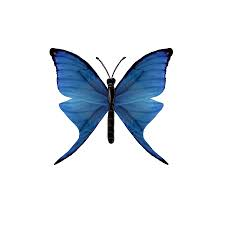
#> input picture 03_image_processing/homework/blending/im3.jpg, 225 x 225 px, given in place of forest.jpg, which was not available
$ jupyter execute --allow-errors seminar_3.ipynb   (shell and % lines are left out)   (older library calls are emulated)   (text cells are left out)
#> lines starting #> are read from the running program, lines starting #| are printed output that depends on the picture; pictures that were not available may be replaced by others from this repository, and a replacement may not be noted
[cell 1]
import numpy as np
import cv2
import skimage.exposure
import skimage.io
import matplotlib.pyplot as plt
from pathlib import Path

plt.style.use('seaborn')

[cell 2]
# вспомогательная функция
def plot_transform_result(src_image, transform_image, is_gray=False):
    """
    Отрисовать с помощью plt исходное изображение и его преобразование.

    :param src_image: np.ndarray: исходное изображение
    :param transform_image: np.ndarray: преобразованное изображение
    :param is_gray: bool: флаг для отображения ЧБ изображений
    :return: None
    """
    plt.figure(figsize=(6.4 * 2, 4.8 * 2), constrained_layout=True)

    cmap = 'gray' if is_gray else None

    plt.subplot(121)
    plt.imshow(src_image, cmap=cmap)
    plt.axis('off'), plt.title('Исходное изображение')

    plt.subplot(122)
    plt.imshow(transform_image, cmap=cmap)
    plt.axis('off'), plt.title('Результат преобразования')

    plt.show()

[cell 3]
image = cv2.imread('img/forest.jpg')
#> image is the input picture: shape (225, 225, 3); mean B, G, R 236.4, 230, 224.2
h, w, _ = image.shape
#> h = 225; w = 225
image = cv2.resize(image.copy(), (w // 2, h // 2))
#> image: shape (112, 112, 3)
image = cv2.cvtColor(image.copy(), cv2.COLOR_BGR2RGB)

# grayscale
gray = cv2.cvtColor(image.copy(), cv2.COLOR_RGB2GRAY)
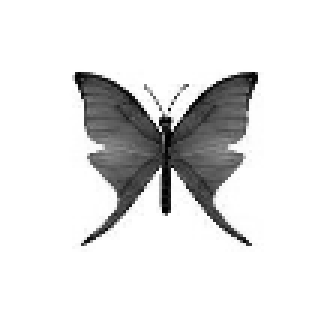
#> gray: shape (112, 112) (shown 3 times larger); min 0, max 255, mean 229

[cell 4]
image.shape, h, w
#> Out = ((112, 112, 3), 225, 225)

[cell 5]
# получим гистограмму
# ravel() - разворачивает массив в список
hist = cv2.calcHist([gray.ravel()], [0], None, [256], [0, 256])
#> hist = 256 values, max 9558 at index 255, min 0 at index 137, mean 49

[cell 6]
plt.figure(figsize=(6.4 * 1.2, 4.8 * 2), constrained_layout=True)

plt.subplot(211)
plt.imshow(gray, cmap='gray'),
plt.axis('off'), plt.title('Исходное изображение')

plt.subplot(212)
plt.plot(hist)
plt.title('Гистограмма по освещенности')

plt.show()
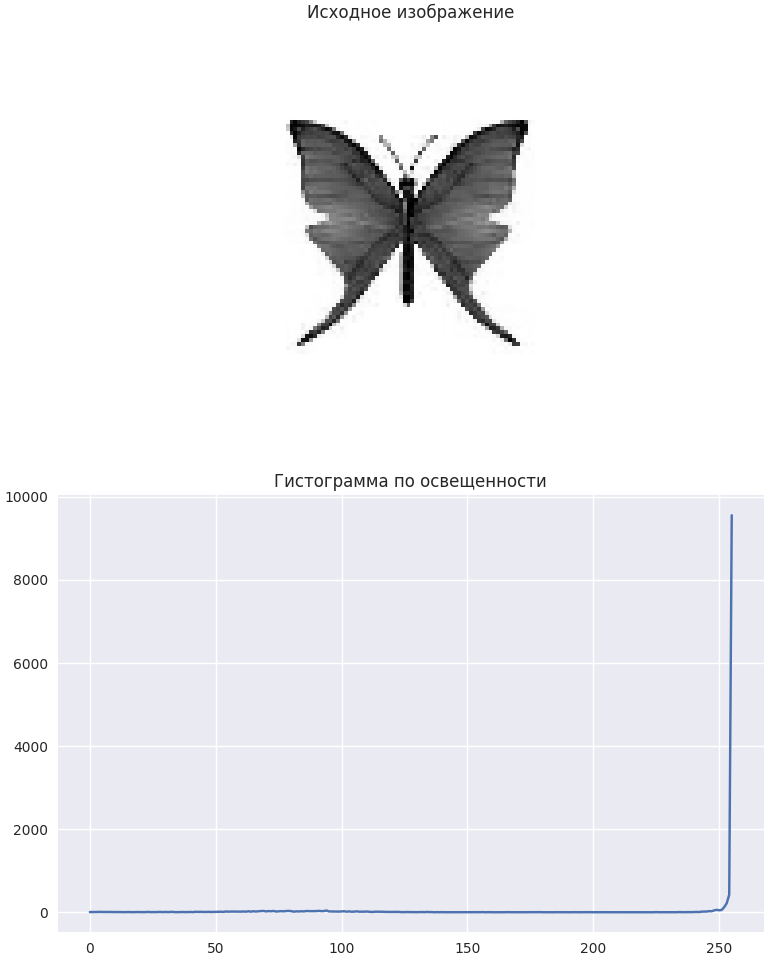
#> figure drawn by matplotlib, 2 panels; panel 2: curve peaks at x = 255, y = 9558

[cell 7]
hist_np, bins = np.histogram(gray.ravel(), 256, [0,256])
#> hist_np has the same summary as hist; bins = 257 values from 0 to 256

[cell 8]
plt.figure(figsize=(6.4 * 1.2, 4.8 * 2), constrained_layout=True)

plt.subplot(211)
plt.plot(hist)
plt.title('Гистограмма по освещенности (cv2)')

plt.subplot(212)
plt.plot(hist_np)
plt.title('Гистограмма по освещенности (numpy)')

plt.show()
#> figure, not shown here; panel 1: curve peaks at x = 255, y = 9558; panel 2: curve peaks at x = 255, y = 9558

[cell 9]
# Визуализируем сразу 3 канала цвета

plt.figure(figsize=(6.4 * 1.2, 4.8 * 2), constrained_layout=True)

plt.subplot(211)
plt.imshow(image)
plt.title('Исходное изображение'), plt.axis('off')

color = ('r', 'g', 'b')
plt.subplot(212)

for i, col in enumerate(color):
    hist, bins = np.histogram(image[..., i].ravel(), 256, [0, 256])
    norm_const = image.shape[0] * image.shape[1]
    plt.plot(hist / norm_const, color=col, label=f'{col} channel')

plt.title('Гистограмма по освещенности')
plt.legend()

plt.show()
#> figure, not shown here; panel 2: curve peaks at x = 255, y = 0.783; panel 2: curve peaks at x = 255, y = 0.784; panel 2: curve peaks at x = 255, y = 0.782

[cell 10]
# grayscale
gray = cv2.cvtColor(image.copy(), cv2.COLOR_RGB2GRAY)

# создадим маску
mask = np.zeros(image.shape[:2], np.uint8)
mask[50:, 600:850] = 1

plt.imshow(mask, cmap='gray')
plt.show()
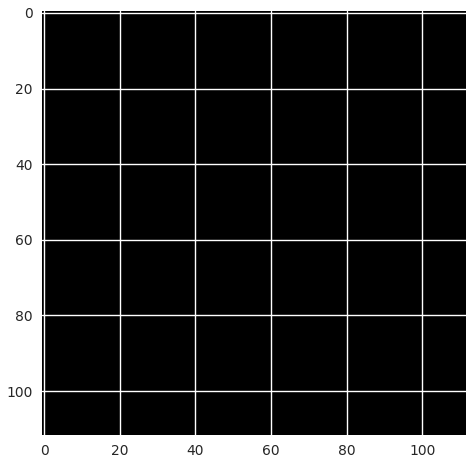
#> figure drawn by matplotlib, 1 panel

[cell 11]
masked_img = cv2.bitwise_and(gray, gray, mask=mask)
#> masked_img: shape (112, 112); every value is 0

plot_transform_result(gray, masked_img, is_gray=True)

[cell 12]
## посчитаем гистограмму для всего изображения и маски
hist_full = cv2.calcHist([gray], [0], None, [256], [0,256])
#> hist_full has the same summary as hist
hist_mask = cv2.calcHist([gray], [0], mask, [256], [0,256])
#> hist_mask = 256 values from 0 to 0

[cell 13]
plt.figure(figsize=(6.4 * 1.8, 4.8 * 1.5), constrained_layout=True)

plt.subplot(221)
plt.title('Исходное изображение')
plt.imshow(gray, cmap='gray')
plt.axis('off')

plt.subplot(222)
plt.title('Маска')
plt.imshow(masked_img, cmap='gray')
plt.axis('off')

plt.subplot(223)
plt.title('Освещенность изображения')
plt.plot(hist_full)

plt.subplot(224)
plt.title('Освещенность маски')
plt.plot(hist_mask)

plt.show()
#> figure, not shown here; panel 3: curve peaks at x = 255, y = 9558

[cell 14]
masked_img = cv2.bitwise_and(image, image, mask=mask)
#> masked_img: shape (112, 112, 3); every value is 0

[cell 15]
plt.figure(figsize=(6.4 * 1.8, 4.8 * 1.5), constrained_layout=True)

plt.subplot(221)
plt.title('Исходное изображение')
plt.imshow(image)
plt.axis('off')

plt.subplot(222)
plt.title('Маска')
plt.imshow(masked_img)
plt.axis('off')

color = ('r', 'g', 'b')
for i,col in enumerate(color):
    plt.subplot(223)
    hist_full = cv2.calcHist([image], [i], None, [256], [0,256])
    plt.plot(hist_full, color=col, label=f'{col} channel')

    plt.subplot(224)
    hist_mask = cv2.calcHist([image], [i], mask, [256], [0,256])
    plt.plot(hist_mask, color=col, label=f'{col} channel')


plt.subplot(223), plt.title('Освещенность изображения'), plt.legend()
plt.subplot(224), plt.title('Освещенность маски'), plt.legend()

plt.show()
#> figure, not shown here; panel 3: curve peaks at x = 255, y = 9816; panel 3: curve peaks at x = 255, y = 9832; panel 3: curve peaks at x = 255, y = 9808

[cell 16]
# Equalization
img_eq = skimage.exposure.equalize_hist(image)
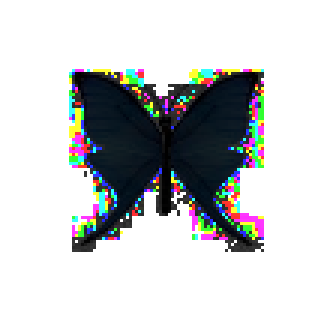
#> img_eq: shape (112, 112, 3) float64 (shown 3 times larger); mean R, G, B 0.801, 0.808, 0.811
img_eq = (img_eq * 255).astype(np.uint8)

[cell 17]
plot_transform_result(image, img_eq)

[cell 18]
plt.figure(figsize=(6.4 * 2, 4.8 * 1), constrained_layout=True)

color = ('r', 'g', 'b')
for i,col in enumerate(color):
    plt.subplot(121)
    hist_full = cv2.calcHist([image], [i], None, [256], [0,256])
    plt.plot(hist_full, color=col, label=f'{col} channel')

    plt.subplot(122)
    hist_full = cv2.calcHist([img_eq], [i], None, [256], [0,256])
    plt.plot(hist_full, color=col, label=f'{col} channel')


plt.subplot(121), plt.title('Освещенность исходного изображения'), plt.legend()
plt.subplot(122), plt.title('Освещенность преобразованного изображения'), plt.legend()

plt.show()
#> figure, not shown here; panel 1: curve peaks at x = 255, y = 9816; panel 1: curve peaks at x = 255, y = 9832; panel 1: curve peaks at x = 255, y = 9808; panel 2: curve peaks at x = 255, y = 9816

[cell 19]
# Adaptive Equalization
img_adapteq = skimage.exposure.equalize_adapthist(image, kernel_size=(200,200), clip_limit=0.03)
img_adapteq = (img_adapteq * 255).astype(np.uint8)

[cell 20]
plot_transform_result(image, img_adapteq)

[cell 21]
plt.figure(figsize=(6.4 * 2, 4.8 * 1), constrained_layout=False)

color = ('r', 'g', 'b')
for i,col in enumerate(color):
    plt.subplot(121)
    hist_full = cv2.calcHist([image], [i], None, [256], [0,256])
    plt.plot(hist_full, color=col, label=f'{col} channel')

    plt.subplot(122)
    hist_full = cv2.calcHist([img_adapteq], [i], None, [256], [0,256])
    plt.plot(hist_full, color=col, label=f'{col} channel')


plt.subplot(121), plt.title('Освещенность исходного изображения'), plt.legend()
plt.subplot(122), plt.title('Освещенность преобразованного изображения'), plt.legend()

plt.show()
#> figure, not shown here; panel 1: curve peaks at x = 255, y = 9816; panel 1: curve peaks at x = 255, y = 9832; panel 1: curve peaks at x = 255, y = 9808; panel 2: curve peaks at x = 255, y = 9326

[cell 22]
image = skimage.io.imread('img/forest.jpg')
#> image: shape (225, 225, 3)
reference = skimage.io.imread('img/forest_ex.jpg')
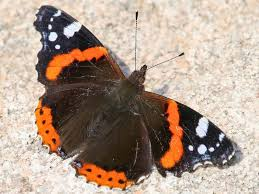
#> input picture 03_image_processing/homework/blending/im4.jpg, 259 x 194 px, given in place of forest_ex.jpg, which was not available
#> reference is the input picture: shape (194, 259, 3); mean R, G, B 174.4, 154.9, 140.3

match = skimage.exposure.match_histograms(image, reference, multichannel=True)
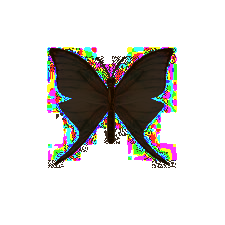
#> match: shape (225, 225, 3); mean R, G, B 212.6, 210.9, 208.8

[cell 23]
plt.figure(figsize=(6.4 * 3, 4.8 * 1), constrained_layout=True)

plt.subplot(131)
plt.title('image изображение')
plt.imshow(image)
plt.axis('off')

plt.subplot(132)
plt.title('База для преобразования')
plt.imshow(reference)
plt.axis('off')

plt.subplot(133)
plt.title('Результат преобразования')
plt.imshow(match)
plt.axis('off')

plt.show()

[cell 24]
fig, axes = plt.subplots(nrows=3, ncols=3, figsize=(6.4 * 3, 4.8 * 2), constrained_layout=True)

for i, img in enumerate((image, reference, match)):
    for c, c_color in enumerate(('red', 'green', 'blue')):
        img_hist, bins = skimage.exposure.histogram(img[..., c], source_range='dtype')
        axes[c, i].plot(bins, img_hist / img_hist.max(), color=c_color)

        img_cdf, bins = skimage.exposure.cumulative_distribution(img[..., c])
        axes[c, i].plot(bins, img_cdf, color='black')
        axes[c, 0].set_ylabel(c_color)
#> this loop made 3 passes

axes[0, 0].set_title('Source')
axes[0, 1].set_title('Reference')
axes[0, 2].set_title('Matched')

plt.show()
#> figure, not shown here; panel 1: curve peaks at x = 255, y = 1; panel 1: curve peaks at x = 255, y = 1; panel 2: curve peaks at x = 255, y = 1; panel 2: curve peaks at x = 255, y = 1

[cell 25]
carpet = cv2.imread('img/carpet_ex.jpg')
carpet_gray = cv2.cvtColor(carpet, cv2.COLOR_BGR2GRAY)
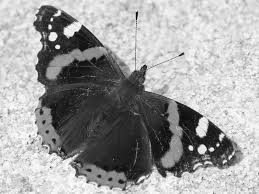
#> carpet_gray: shape (194, 259); min 1, max 255, mean 159.1
forest = cv2.imread('img/forest_ex.jpg')
forest_gray = cv2.cvtColor(forest, cv2.COLOR_BGR2GRAY)

hist_carpet = cv2.calcHist([carpet_gray.ravel()], [0], None, [256], [0,256])
#> hist_carpet = 256 values, max 847 at index 225, min 0 at index 0, mean 196.3
hist_forest = cv2.calcHist([forest_gray.ravel()], [0], None, [256], [0,256])
#> hist_forest has the same summary as hist_carpet

[cell 26]
hist_carpet /= hist_carpet.max()
#> hist_carpet = 256 values, max 1 at index 225, min 0 at index 0, mean 0.232
hist_forest /= hist_forest.max()
#> hist_forest has the same summary as hist_carpet

[cell 27]
plt.figure(figsize=(6.4 * 2, 4.8), constrained_layout=True)

plt.subplot(121)
plt.title('Первое изображение')
plt.imshow(carpet_gray, cmap='gray')
plt.axis('off')

plt.subplot(122)
plt.title('Второе изображение')
plt.imshow(forest_gray, cmap='gray')
plt.axis('off')

plt.show()

[cell 28]
# возьмем выравненные гистограммы освещенности и сравним через корреляцию

cor_1 = cv2.compareHist(hist_carpet, hist_forest, cv2.HISTCMP_CORREL)
#> cor_1 = 1

cor_2 = cv2.compareHist(hist_carpet, hist_forest, cv2.HISTCMP_INTERSECT) / np.sum(hist_carpet)
#> cor_2 = 1

cor_3 = cv2.compareHist(hist_carpet, hist_forest, cv2.HISTCMP_BHATTACHARYYA)
#> cor_3 = 0


print(f'Correlation: {cor_1:.3f}\n'
      f'Intersection: {cor_2:.3f}\n'
      f'Bhattacharyya: {cor_3:.3f}')
#| Correlation: 1.000
#| Intersection: 1.000
#| Bhattacharyya: 0.000

[cell 29]
plt.figure(figsize=(6.4 * 2, 4.8), constrained_layout=True)

plt.plot(hist_carpet, color='r')
plt.plot(hist_forest, color='gray')

plt.show()
#> figure, not shown here; curve peaks at x = 225, y = 1; curve peaks at x = 225, y = 1

[cell 30]
another_forest = cv2.imread('img/forest.jpg')
another_forest = cv2.cvtColor(another_forest, cv2.COLOR_BGR2RGB)

forest = cv2.imread('img/forest_ex.jpg')
forest = cv2.cvtColor(forest, cv2.COLOR_BGR2RGB)

[cell 31]
plt.figure(figsize=(6.4 * 2, 4.8), constrained_layout=True)

plt.subplot(121)
plt.title('Первое изображение')
plt.imshow(another_forest, cmap='gray')
plt.axis('off')

plt.subplot(122)
plt.title('Второе изображение')
plt.imshow(forest, cmap='gray')
plt.axis('off')

plt.show()

[cell 32]
another_forest_g = another_forest[100:, 900:, 1]  # выделим один канал
#> another_forest_g = empty array
forest_g = forest[:300, :, 1]  # выделим один канал
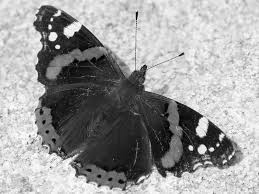
#> forest_g: shape (194, 259); min 0, max 255, mean 154.9

hist_another_forest = cv2.calcHist([another_forest_g.ravel()], [0], None, [256], [0,256])
#> hist_another_forest = 256 values from 0 to 0
hist_forest = cv2.calcHist([forest_g.ravel()], [0], None, [256], [0,256])
#> hist_forest = 256 values, max 793 at index 222, min 7 at index 1, mean 196.3

[cell 33]
# нормировка гистограмм
hist_another_forest /= hist_another_forest.max()
hist_forest /= hist_forest.max()
#> hist_forest = 256 values, max 1 at index 222, min 0.00883 at index 1, mean 0.248

[cell 34]
plt.figure(figsize=(6.4 * 2, 4.8), constrained_layout=True)

plt.subplot(121)
plt.title('Первое изображение')
plt.imshow(another_forest_g, cmap='gray')
plt.axis('off')

plt.subplot(122)
plt.title('Второе изображение')
plt.imshow(forest_g, cmap='gray')
plt.axis('off')

plt.show()
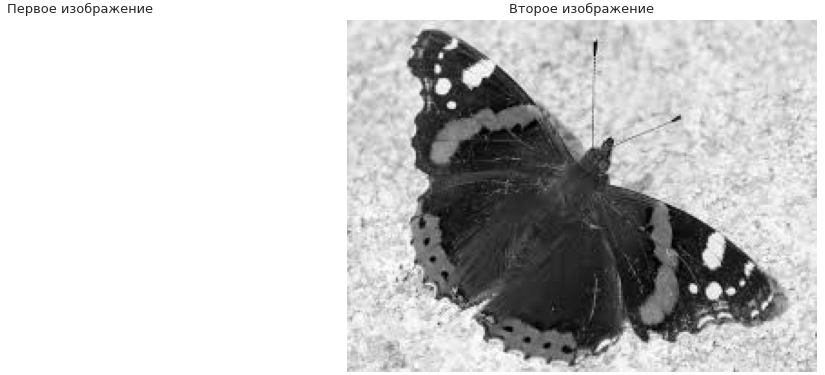
#> figure drawn by matplotlib, 2 panels

[cell 35]
# возьмем выравненные гистограммы освещенности и сравним через корреляцию

cor_1 = cv2.compareHist(hist_another_forest, hist_forest, cv2.HISTCMP_CORREL)

cor_2 = cv2.compareHist(hist_another_forest, hist_forest, cv2.HISTCMP_INTERSECT) / np.sum(hist_another_forest)
#> cor_2 = nan

cor_3 = cv2.compareHist(hist_another_forest, hist_forest, cv2.HISTCMP_BHATTACHARYYA)
#> cor_3 = nan

[cell 36]
print(f'Correlation: {cor_1:.3f}\n'
      f'Intersection: {cor_2:.3f}\n'
      f'Bhattacharyya: {cor_3:.3f}')
#| Correlation: 1.000
#| Intersection: nan
#| Bhattacharyya: nan

[cell 37]
plt.figure(figsize=(6.4 * 2, 4.8), constrained_layout=True)

plt.plot(hist_another_forest, color='r')
plt.plot(hist_forest, color='gray')

plt.show()
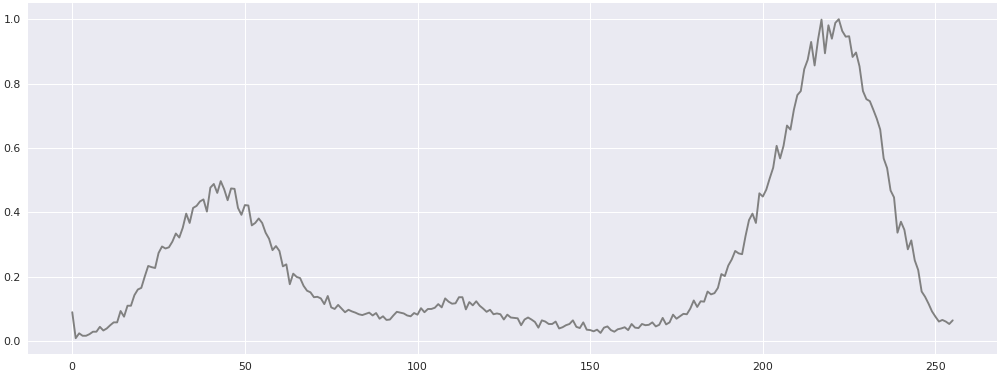
#> figure drawn by matplotlib, 1 panel; curve peaks at x = 222, y = 1

[cell 38]
img = cv2.imread('img/grad_grayscale.png')

[cell 39]
ret, thresh1 = cv2.threshold(img, 127, 255, cv2.THRESH_BINARY)
ret, thresh2 = cv2.threshold(img, 127, 255, cv2.THRESH_BINARY_INV)
ret, thresh3 = cv2.threshold(img, 127, 255, cv2.THRESH_TRUNC)
ret, thresh4 = cv2.threshold(img, 127, 255, cv2.THRESH_TOZERO)
ret, thresh5 = cv2.threshold(img, 127, 255, cv2.THRESH_TOZERO_INV)


titles = ['Original Image','BINARY','BINARY_INV','TRUNC','TOZERO','TOZERO_INV']
images = [img, thresh1, thresh2, thresh3, thresh4, thresh5]
plt.figure(figsize=(6.4, 4.8), constrained_layout=True)
#> (the rest of this cell did not finish here and is left out)

[cell 40]
img = cv2.imread('img/sudoku.jpg')
#> (the rest of this cell did not finish here and is left out)

#> (a cell that did not finish here is left out)

[cell 42]
titles = ['Original Image', 'Global Thresholding (v = 127)',
            'Adaptive Mean Thresholding', 'Adaptive Gaussian Thresholding']
#> (the rest of this cell did not finish here and is left out)

[cell 43]
img = cv2.imread('img/otsu_ex.jpg')
#> (the rest of this cell did not finish here and is left out)

#> (a cell that did not finish here is left out)

#> (a cell that did not finish here is left out)

[cell 46]
# global thresholding
ret1, th1 = cv2.threshold(img, 170, 255, cv2.THRESH_BINARY)

# Otsu's thresholding
ret2, th2 = cv2.threshold(img, 0, 255, cv2.THRESH_OTSU)
#> ret2 = 0

# Otsu's thresholding after Gaussian filtering
#> (the rest of this cell did not finish here and is left out)
